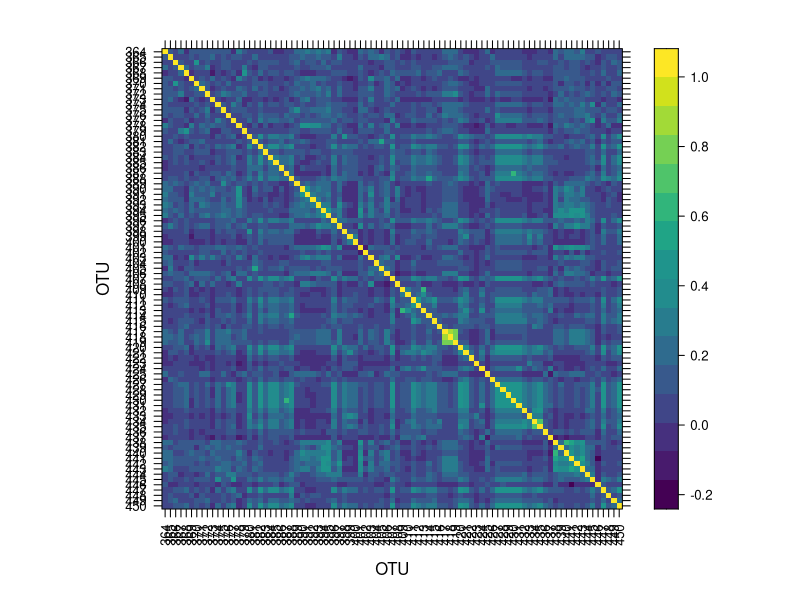
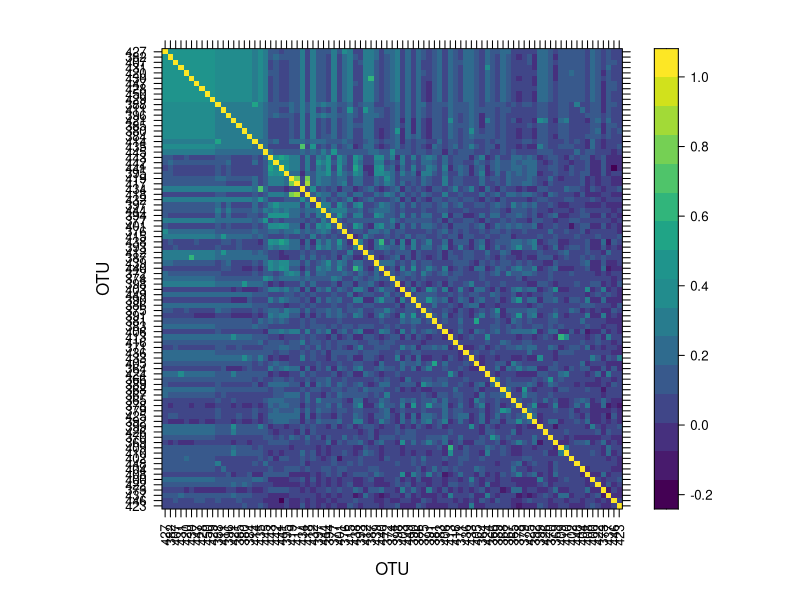

These figures' R source, in order:
data <- read.csv("phyla.csv", header = TRUE, stringsAsFactors = FALSE,sep=",")






a=data.matrix(data[364:450,1:786], rownames.force = NA)

corr_mat=cor(t(a),method="spearman",use = "complete.obs")




corr_sum<-rowSums(corr_mat)
corr_sum_sorted<-sort(corr_sum,decreasing=TRUE)

corr_mat_sorted<-corr_mat[order(corr_sum, decreasing = TRUE),order(corr_sum, decreasing = TRUE)]
corr_mat_sorted_sum<-rowSums(corr_mat_sorted)


library("lattice")
library(viridisLite)
coul <- viridis(30)

# plot it flipping the axis
levelplot( t(corr_mat[c(nrow(corr_mat):1) , ]), scales=list(x=list(rot=90)),
           col.regions = coul,xlab = "OTU", ylab = "OTU")




levelplot( t(corr_mat_sorted[c(nrow(corr_mat_sorted):1) , ]), scales=list(x=list(rot=90)),
           col.regions = coul,xlab = "OTU", ylab = "OTU")
